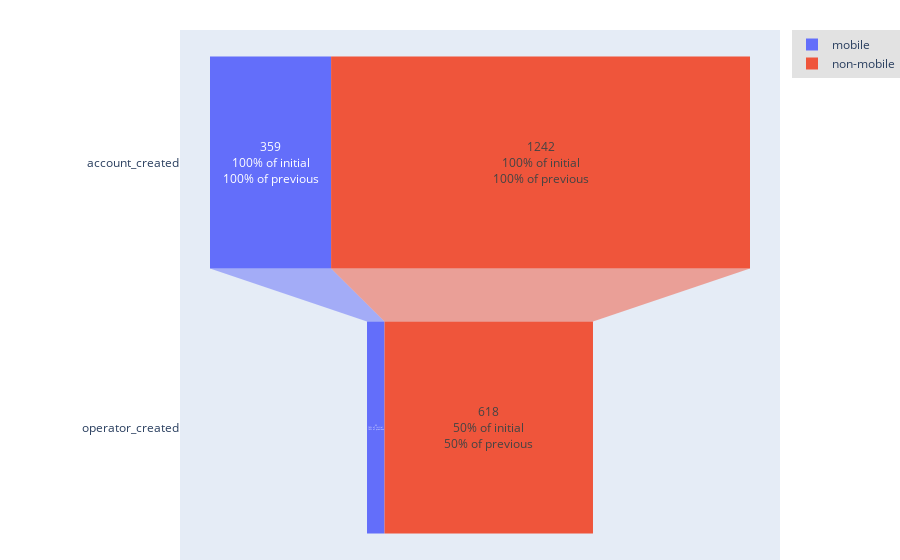

Write notebook code for a chart like this one.
### Code cell
import ezpackage
import pandas as pd

df = pd.read_csv("tracks.csv")
df = df[df["EVENT"] != "error"]

g1 = set(df[(df['USER_AGENT_BROWSER_OS'] == 'iOS') | (
    df['USER_AGENT_BROWSER_OS'] == 'Android OS')]['USER_ID'])
g2 = set(df['USER_ID']) - g1

user_col = 'USER_ID'
event_col = 'EVENT'

groups = ezpackage.funnel.funnel(data=df, targets=[
    'account_created', 'operator_created'], event_col=event_col, index_col=user_col, groups=(g1, g2),
    group_names=('mobile', 'non-mobile'))

fig = ezpackage.funnel.plot(groups)
fig.show()
#fig.write_image("fig1.svg")
print(fig)

### Figure 1 — Plotly figure (JSON) as saved in the notebook; plotly's stock layout.template omitted (floating-point values rounded to 4 significant figures)
{"data": [{"name": "mobile", "textinfo": "value+percent initial+percent previous", "type": "funnel", "x": [359, 52], "y": ["account_created", "operator_created"]}, {"name": "non-mobile", "textinfo": "value+percent initial+percent previous", "type": "funnel", "x": [1242, 618], "y": ["account_created", "operator_created"]}], "layout": {"funnelmode": "stack", "hovermode": "closest", "legend": {"bgcolor": "#E2E2E2", "font": {"size": 12}, "orientation": "v", "xanchor": "left"}, "margin": {"b": 0, "l": 180, "pad": 0, "r": 0, "t": 30}, "showlegend": true}}
